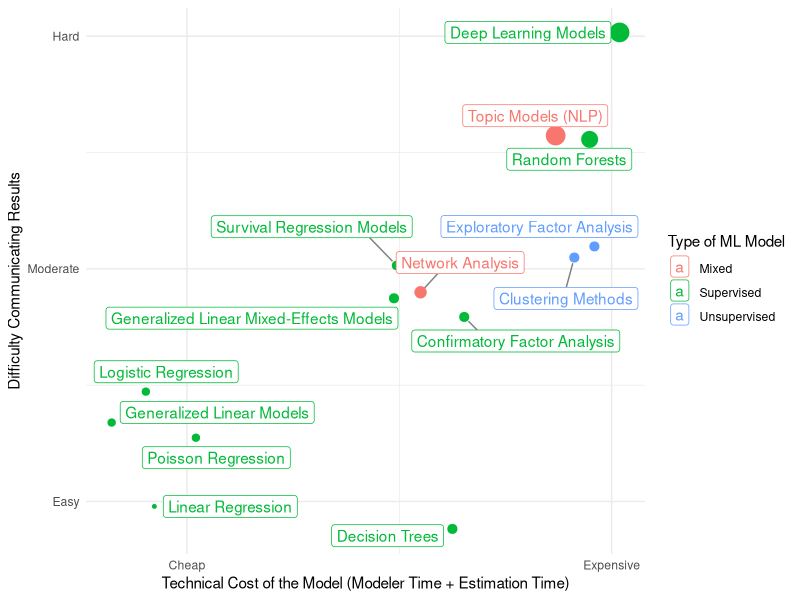

Recreate this plot in R.
## ---- chunk 1
library(dplyr)
library(ggplot2)
library(ggrepel)
library(tibble)

n_lm <- 30
jitter_seed <- 100

df <- tibble::tibble(
  METHOD = c(
    "Linear Regression",
    "Logistic Regression",
    "Poisson Regression",
    "Generalized Linear Models",
    "Generalized Linear Mixed-Effects Models",
    "Survival Regression Models",
    "Decision Trees",
    "Random Forests",
    "Deep Learning Models",
    "Topic Models (NLP)",
    "Network Analysis",
    "Confirmatory Factor Analysis",
    "Clustering Methods",
    "Exploratory Factor Analysis"
  ),
  # 1 - Very easily explained
  # 2 - Somewhat easily explained
  # 3 - Moderately difficult to explain
  # 4 - Hard to explain
  # 5 - Good luck
  EXPLAINABLE = c(
    1, 2, 2, 2,
    3, 3, 1, 4,
    5, 4, 3, 3, 
    3, 3
  ),
  MODEL_OVERSIGHT = c(
    1, 1, 1, 1,
    2, 2, 2, 3,
    3, 3, 2, 2, 
    3, 3
  ),
  SAMPLE = c(
    n_lm, 5*n_lm, 5*n_lm, 5*n_lm,
    10*n_lm, 8*n_lm, 10*n_lm, 50*n_lm,
    75*n_lm, 75*n_lm, 20*n_lm, 10*n_lm, 
    10*n_lm, 10*n_lm
  ),
  ML_CLASS = c(
    rep("Supervised", 9), "Mixed", "Mixed", "Supervised", "Unsupervised",
    "Unsupervised"
  )
)

ggplot2::ggplot(
  data = df,
  ggplot2::aes(
    x = MODEL_OVERSIGHT,
    y = EXPLAINABLE,
    color = ML_CLASS,
    size = SAMPLE
  )
) +
  ggplot2::theme_minimal() +
  ggplot2::geom_point(position = position_jitter(seed = jitter_seed)) +
  ggplot2::scale_size(guide = "none") +
  ggplot2::labs(
    x = "Technical Cost of the Model (Modeler Time + Estimation Time)",
    y = "Difficulty Communicating Results",
    color = "Type of ML Model"
  ) +
  ggrepel::geom_label_repel(aes(label = METHOD, x = MODEL_OVERSIGHT, y = EXPLAINABLE,
                                color = ML_CLASS),
                            box.padding   = 0.35, 
                            point.padding = 0.5,
                            segment.color = 'grey50',
                            inherit.aes = FALSE,
                            position = position_jitter(seed = jitter_seed)) +
  ggplot2::scale_x_continuous(
    labels = c("Cheap", "Expensive"),
    breaks = c(1, 3)
  ) +
  ggplot2::scale_y_continuous(
    labels = c("Easy", "Moderate" ,"Hard"),
    breaks = c(1.25, 3.125, 5)
    )
